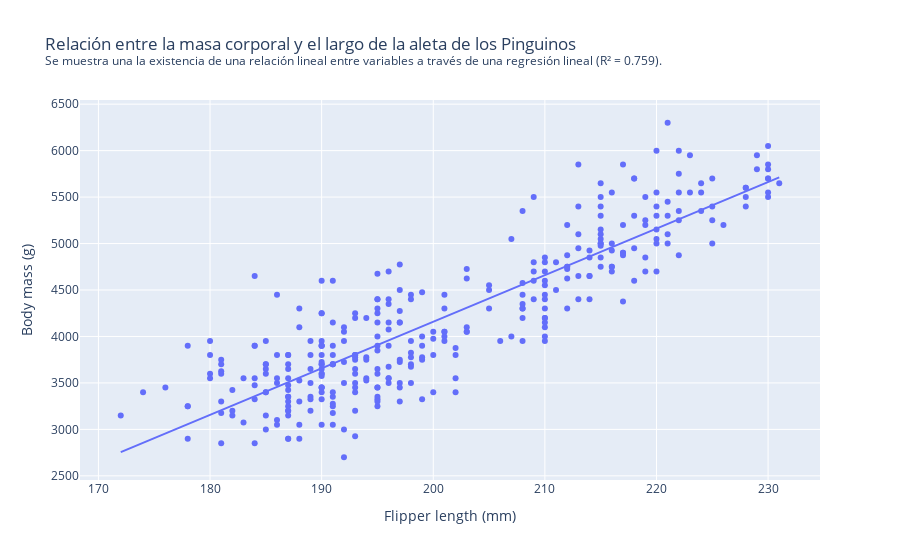

This figure's notebook cell:
### Markdown cell above
#### Gráficos Explicativos

Este tipo de gráficos intenta inlcuir **explicaciones del por qué suceden los patrones**.

### Code cell
fig = px.scatter(
    df,
    x="flipper_length_mm",
    y="body_mass_g",
    trendline="ols",
    title=(
        "Relación entre la masa corporal y el largo de la aleta de "
        "los Pinguinos"
        "<br><sup>Se muestra una la existencia de una relación lineal "
        "entre variables a través de una regresión lineal "
        "(R² = 0.759).</sup></br>"
    ),
)
fig.update_layout(xaxis_title='Flipper length (mm)', yaxis_title='Body mass (g)')
fig.show()

### Figure 1 — Plotly figure (JSON) as saved in the notebook; plotly's stock layout.template omitted (floating-point values rounded to 4 significant figures; data arrays with more than 128 entries replaced by an {"elided": "..."} marker saying what was removed)
{"data": [{"hovertemplate": "flipper_length_mm=%{x}<br>body_mass_g=%{y}<extra></extra>", "legendgroup": "", "marker": {"color": "#636efa", "symbol": "circle"}, "mode": "markers", "name": "", "orientation": "v", "showlegend": false, "type": "scatter", "x": {"elided": "334 int values"}, "xaxis": "x", "y": {"elided": "334 int values"}, "yaxis": "y"}, {"hovertemplate": "<b>OLS trendline</b><br>body_mass_g = 50.12 * flipper_length_mm + -5865.82<br>R<sup>2</sup>=0.762497<br><br>flipper_length_mm=%{x}<br>body_mass_g=%{y} <b>(trend)</b><extra></extra>", "legendgroup": "", "marker": {"color": "#636efa", "symbol": "circle"}, "mode": "lines", "name": "", "showlegend": false, "type": "scatter", "x": {"elided": "334 int values"}, "xaxis": "x", "y": {"elided": "334 float values"}, "yaxis": "y"}], "layout": {"legend": {"tracegroupgap": 0}, "title": {"text": "Relación entre la masa corporal y el largo de la aleta de los Pinguinos<br><sup>Se muestra una la existencia de una relación lineal entre variables a través de una regresión lineal (R² = 0.759).</sup></br>"}, "xaxis": {"anchor": "y", "domain": [0, 1], "title": {"text": "Flipper length (mm)"}}, "yaxis": {"anchor": "x", "domain": [0, 1], "title": {"text": "Body mass (g)"}}}}
